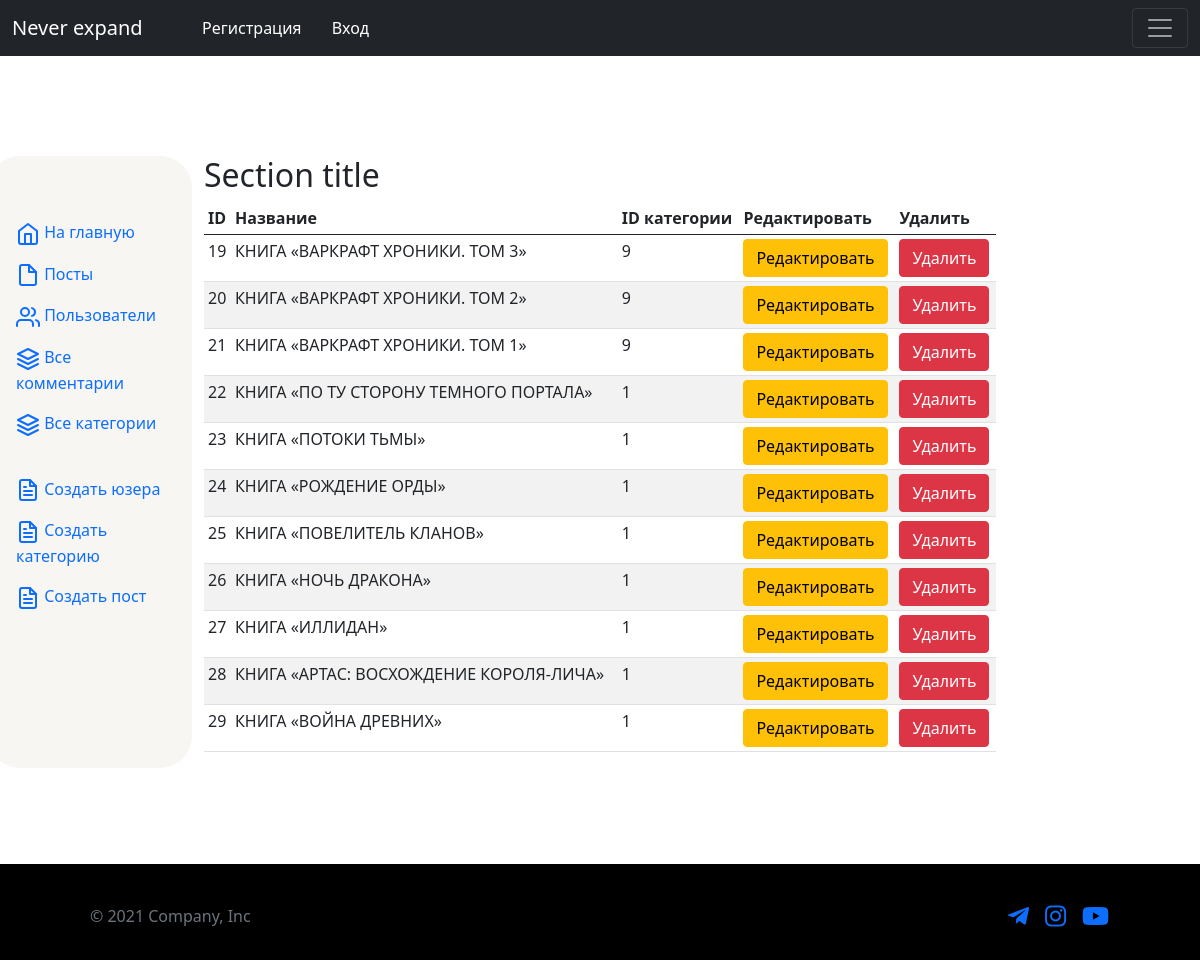
The page /admin/postsAll.php on the database its author committed.
### tables this page shows
CREATE TABLE `posts` (
  `id` int(11) NOT NULL,
  `title` varchar(190) NOT NULL,
  `content` varchar(2000) NOT NULL,
  `id_topic` int(12) DEFAULT NULL,
  `img` varchar(250) NOT NULL,
  `mirror` varchar(200) NOT NULL
);

### controllers/adminPosts.php (called while the page is built, shortened)
<?php
require_once '../DB.php';
$sql = 'SELECT * FROM `posts` ';
$query = $connect->prepare($sql);
    $query->execute();
    $posts = $query->fetchAll(PDO::FETCH_ASSOC);

### admin/postsAll.php (the view, shortened to what this page needs)
<?php session_start();
require_once '../controllers/adminPosts.php';
?>
<!DOCTYPE html>
<html lang="ru" >
  <head>
    <link href="https://cdn.jsdelivr.net/npm/bootstrap@5.0.1/dist/css/bootstrap.min.css" rel="stylesheet">
<link rel='stylesheet' href='../css/style.css'>
<link rel="stylesheet" href="https://use.fontawesome.com/releases/v5.7.2/css/all.css"
>
  </head>
<body>
<?php require_once '../include/header.php'  ?>
<div class="row">
  <?php require_once '../include/aSide.php'  ?>
<div class="col-md-8">
      <h2>Section title</h2>
      <div class="us  table-responsive">
        <table class="table table-striped table-sm">
          <thead>
            <tr>
              <th>ID</th>
              <th>Название</th>
              <th>ID категории</th>
              <th>Редактировать</th>
              <th>Удалить</th>
            </tr>
          </thead>
          <tbody>
            <tr>
              <?php foreach ($posts as $key => $value) :?>
                <tr>
                  <td><?php echo $value['id'];?></td>
                  <td><?php echo $value['title'];?></td>
                  <td><?php echo $value['id_topic'];?></td>
                  <td><?php ?><a href="adminEditPost.php?id=<?=$value['id'];?>" class="btn btn-warning">Редактировать</a></td>
                  <td><?php ?><a href="postsAll.php?delPost_id=<?=$value['id'];?>" class="btn btn-danger">Удалить</a></td>
            </tr>
<?php endforeach; ?>
          </tbody>
        </table>
      </div>
  </div>
</div>
<?php require_once '../include/footer.php'  ?>
</body>
</html>

### css/style.css (style rules this page uses)
div.row { margin-top: 100px; margin-bottom: 6rem; }

### rows shown on the page
posts: id "19", title "КНИГА «ВАРКРАФТ ХРОНИКИ. ТОМ 3»", id_topic "9"
posts: id "20", title "КНИГА «ВАРКРАФТ ХРОНИКИ. ТОМ 2»", id_topic "9"
posts: id "21", title "КНИГА «ВАРКРАФТ ХРОНИКИ. ТОМ 1»", id_topic "9"
posts: id "22", title "КНИГА «ПО ТУ СТОРОНУ ТЕМНОГО ПОРТАЛА»", id_topic "1"
posts: id "23", title "КНИГА «ПОТОКИ ТЬМЫ»", id_topic "1"
posts: id "24", title "КНИГА «РОЖДЕНИЕ ОРДЫ»", id_topic "1"
posts: id "25", title "КНИГА «ПОВЕЛИТЕЛЬ КЛАНОВ»", id_topic "1"
posts: id "26", title "КНИГА «НОЧЬ ДРАКОНА»", id_topic "1"
posts: id "27", title "КНИГА «ИЛЛИДАН»", id_topic "1"
posts: id "28", title "КНИГА «АРТАС: ВОСХОЖДЕНИЕ КОРОЛЯ-ЛИЧА»", id_topic "1"
posts: id "29", title "КНИГА «ВОЙНА ДРЕВНИХ»", id_topic "1"
